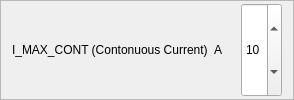
                        <widget class="QFrame" name="frame_49">
                         <property name="frameShape">
                          <enum>QFrame::StyledPanel</enum>
                         </property>
                         <property name="frameShadow">
                          <enum>QFrame::Raised</enum>
                         </property>
                         <layout class="QHBoxLayout" name="horizontalLayout_30">
                          <property name="topMargin">
                           <number>2</number>
                          </property>
                          <property name="bottomMargin">
                           <number>2</number>
                          </property>
                          <item>
                           <widget class="QLabel" name="label_57">
                            <property name="sizePolicy">
                             <sizepolicy hsizetype="Preferred" vsizetype="Preferred">
                              <horstretch>4</horstretch>
                              <verstretch>0</verstretch>
                             </sizepolicy>
                            </property>
                            <property name="text">
                             <string>I_MAX_CONT (Contonuous Current)</string>
                            </property>
                           </widget>
                          </item>
                          <item>
                           <widget class="QLabel" name="label_58">
                            <property name="sizePolicy">
                             <sizepolicy hsizetype="Preferred" vsizetype="Preferred">
                              <horstretch>1</horstretch>
                              <verstretch>0</verstretch>
                             </sizepolicy>
                            </property>
                            <property name="text">
                             <string>A</string>
                            </property>
                           </widget>
                          </item>
                          <item>
                           <widget class="QLabel" name="label_i_max_cont">
                            <property name="sizePolicy">
                             <sizepolicy hsizetype="Preferred" vsizetype="Preferred">
                              <horstretch>1</horstretch>
                              <verstretch>0</verstretch>
                             </sizepolicy>
                            </property>
                            <property name="text">
                             <string/>
                            </property>
                           </widget>
                          </item>
                          <item>
                           <widget class="QDoubleSpinBox" name="spin_i_max_cont">
                            <property name="sizePolicy">
                             <sizepolicy hsizetype="Minimum" vsizetype="Minimum">
                              <horstretch>1</horstretch>
                              <verstretch>0</verstretch>
                             </sizepolicy>
                            </property>
                            <property name="decimals">
                             <number>0</number>
                            </property>
                            <property name="maximum">
                             <double>40.000000000000000</double>
                            </property>
                            <property name="value">
                             <double>10.000000000000000</double>
                            </property>
                           </widget>
                          </item>
                         </layout>
                        </widget>
